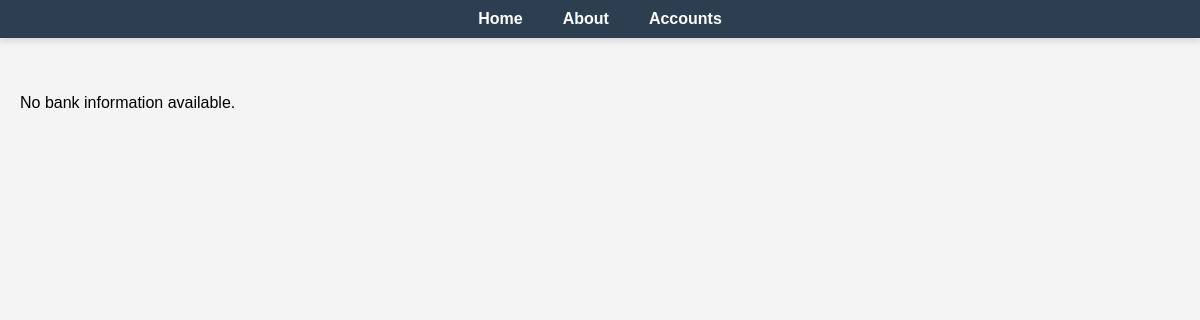
The app's page /, older data.
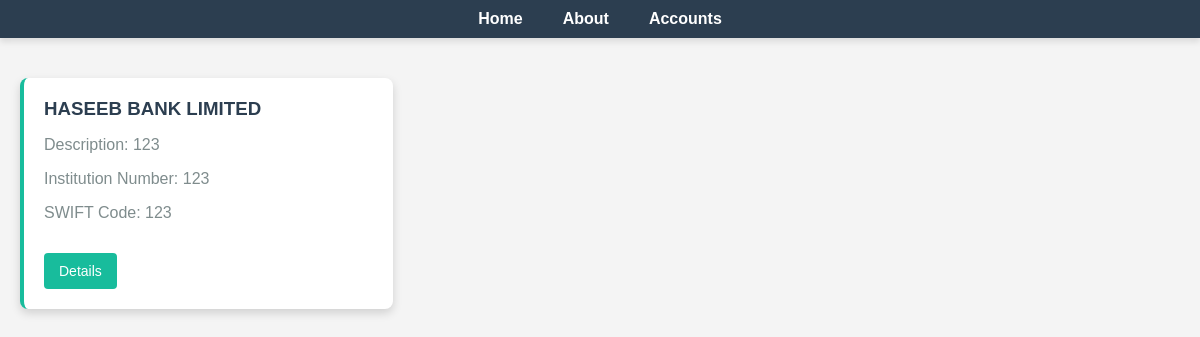
The same page, newer data.
### Bank/models.py (models this page shows)
class Bank(models.Model):
    name = models.CharField(max_length=100)
    description = models.TextField()
    inst_num = models.CharField(max_length=100)
    swift_code = models.CharField(max_length=100)
    owner = models.ForeignKey(User, on_delete=models.CASCADE, related_name='banks')

### Bank/views.py (the view)
# urls.py: path('', views.index, name='index'),
def index(request):
 banks=Bank.objects.all()
 return render(request,'index.html',{'banks':banks})

### templates/index.html (shortened to what this page needs)
<!DOCTYPE html>
<html lang="en">
<head>
</head>
<body>
    <nav class="navbar">
        <ul class="navbar-list">
            <li><a href="{% url 'Bank:index' %}">Home</a></li>
            <li><a href="{% url 'Bank:about' %}">About</a></li>
            <li><a href="{% url 'Bank:Accounts' %}">Accounts</a></li>
        </ul>
    </nav>
    <div class="card-list">
        {% for bank in banks %}
        <div class="card">
            <h3>{{ bank.name }}</h3>
            <p>Description: {{ bank.description }}</p>
            <p>Institution Number: {{ bank.inst_num }}</p>
            <p>SWIFT Code: {{ bank.swift_code }}</p>
            <a href="{% url 'Bank:branch_view' bank.id %}" class="details-btn">Details</a>
        </div>
        {% empty %}
            <p>No bank information available.</p>
        {% endfor %}
    </div>
</body>
</html>

### templates/index.html (style rules this page uses)
body { font-family: Arial, sans-serif; margin: 0; padding: 0; background-color: #f4f4f4; }
.navbar { background-color: #2c3e50; padding: 10px 0; box-shadow: 0 4px 6px rgba(0, 0, 0, 0.1); }
.navbar-list { list-style: none; padding: 0; display: flex; justify-content: center; margin: 0; }
.navbar-list li { margin: 0 20px; }
.navbar-list a { color: white; text-decoration: none; font-weight: bold; transition: color 0.3s ease; }
.card-list { display: grid; grid-template-columns: repeat(auto-fill, minmax(300px, 1fr)); gap: 20px; padding: 40px 20px; }
.card { background-color: white; padding: 20px; border-radius: 8px; box-shadow: 0 4px 10px rgba(0, 0, 0, 0.15); transition: box-shadow 0.3s ease; border-left: 4px solid #18bc9c; }
.card h3 { margin: 0; color: #2c3e50; }
.card p { color: #7f8c8d; }
.details-btn { background-color: #18bc9c; color: white; border: none; padding: 10px 15px; border-radius: 4px; cursor: pointer; text-decoration: none; font-size: 14px; transition: background-color 0.3s ease; display: inline-block; margin-top: 15px; }

Row changes from the older to the newer data that the page shows:
added Bank: name "HASEEB BANK LIMITED", description "123", inst_num "123", swift_code "123"
Text that changed along with them:
text no longer shown: "No bank information available."
